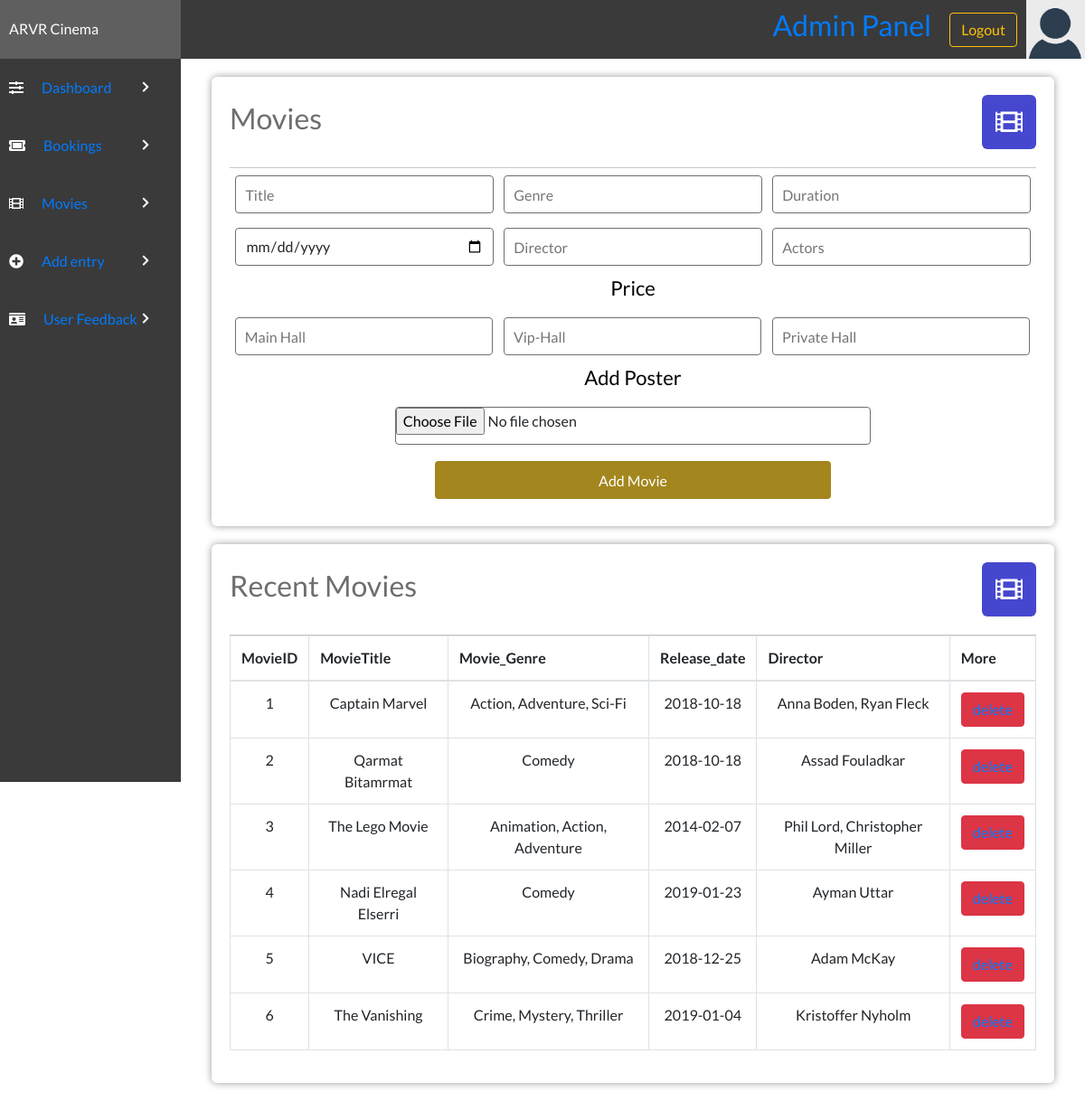
/admin/addmovie.php (signed in), run on the app's committed database.
### tables this page shows
CREATE TABLE `movietable` (
  `movieID` int(11) NOT NULL,
  `movieImg` varchar(150) NOT NULL,
  `movieTitle` varchar(100) NOT NULL,
  `movieGenre` varchar(50) NOT NULL,
  `movieDuration` int(11) NOT NULL,
  `movieRelDate` date NOT NULL,
  `movieDirector` varchar(50) NOT NULL,
  `movieActors` varchar(150) NOT NULL,
  `mainhall` int(11) NOT NULL,
  `viphall` int(11) NOT NULL,
  `privatehall` int(11) NOT NULL
);

### admin/addmovie.php (the view, shortened to what this page needs)
<!DOCTYPE html>
<html lang="en">
<head>
    <link rel="stylesheet" href="../style/styles.css">
    <link rel="stylesheet" href="https://use.fontawesome.com/releases/v5.7.2/css/all.css">
    <link rel="stylesheet" href="https://maxcdn.bootstrapcdn.com/bootstrap/4.0.0/css/bootstrap.min.css">
    <link rel="stylesheet" href="https://cdn.datatables.net/1.10.22/css/dataTables.bootstrap4.min.css">
    <link rel="stylesheet" href="https://maxcdn.bootstrapcdn.com/bootstrap/4.0.0/css/bootstrap.min.css">
</head>
<body>
    <?php include('header.php'); ?>
    <div class="admin-container">
        <?php include('sidebar.php'); ?>
        <div class="admin-section admin-section2">
            <div class="admin-section-column">
                <div class="admin-section-panel admin-section-panel2">
                    <div class="admin-panel-section-header">
                        <h2>Movies</h2>
                        <i class="fas fa-film" style="background-color: #4547cf"></i>
                    </div>
                    <form action="" method="POST">
                        <input placeholder="Title" type="text" name="movieTitle" required>
                        <input placeholder="Genre" type="text" name="movieGenre" required>
                        <input placeholder="Duration" type="number" name="movieDuration" required>
                        <input placeholder="Release Date" type="date" name="movieRelDate" required>
                        <input placeholder="Director" type="text" name="movieDirector" required>
                        <input placeholder="Actors" type="text" name="movieActors" required>
                        <label>Price</label>
                        <input placeholder="Main Hall" type="text" name="mainhall" required><br />
                        <input placeholder="Vip-Hall" type="text" name="viphall" required><br />
                        <input placeholder="Private Hall" type="text" name="privatehall" required><br />
                        <br>
                        <label>Add Poster</label>
                        <input type="file" name="movieImg" accept="image/*">
                        <button type="submit" value="submit" name="submit" class="form-btn">Add Movie</button>
                    </form>
                </div>
                <div class="admin-section-panel admin-section-panel2">
                    <div class="admin-panel-section-header">
                        <h2>Recent Movies</h2>
                        <i class="fas fa-film" style="background-color: #4547cf"></i>
                    </div>
                    <table class="table table-bordered" id="dataTable" width="100%" cellspacing="0">
                        <tr>
                            <th>MovieID</th>
                            <th>MovieTitle</th>
                            <th>Movie_Genre</th>
                            <th>Release_date</th>
                            <th>Director</th>
                            <th>More</th>
                        </tr>
                        <tbody>
                            <?php
                            $host = "localhost";
                            $user = "root";
                            $password = "";
                            $dbname = "cinema_db";
                            $con = mysqli_connect($host, $user, $password, $dbname);
                            $select = "SELECT * FROM `movietable`";
                            $run = mysqli_query($con, $select);
                            while ($row = mysqli_fetch_array($run)) {
                                $ID = $row['movieID'];
                                $title = $row['movieTitle'];
                                $genere = $row['movieGenre'];
                                $releasedate = $row['movieRelDate'];
                                $movieactor = $row['movieDirector'];
                            ?>
                                <tr align="center">
                                    <td><?php echo $ID; ?></td>
                                    <td><?php echo $title; ?></td>
                                    <td><?php echo $genere; ?></td>
                                    <td><?php echo $releasedate; ?></td>
                                    <td><?php echo $movieactor; ?></td>
                                    <td><button value="Book Now!" type="submit" onclick="" type="button" class="btn btn-danger"><?php echo  "<a href='deletemovie.php?id=" . $row['movieID'] . "'>delete</a>"; ?></button></td>
                                </tr>
                            <?php }
                            ?>
                        </tbody>
                    </table>
                </div>
            </div>
        </div>
    </div>
</body>
</html>

### style/styles.css (style rules this page uses)
* { margin: 0; padding: 0; box-sizing: border-box; font-family: "Lato", sans-serif; text-decoration: none; color: unset; }
.admin-container { display: grid; grid-template-columns: 1fr 5fr; }
.admin-section2 { display: flex; flex-wrap: wrap; padding: 0 4px; }
.admin-section-column { flex: 100%; max-width: 100%; padding: 0 30px; }
.admin-section-panel { width: 100%; vertical-align: middle; background-color: #fff; -webkit-border-radius: 6px; -moz-border-radius: 6px; border-radius: 6px; -webkit-box-shadow: 0px 0px 9px 0px rgba(0, 0, 0, 0.4); -moz-box-shadow: 0px 0px 9px 0px rgba(0, 0, 0, 0.4); box-shadow: 0px 0px 9px 0px rgba(0, 0, 0, 0.4); padding: 20px; margin: 20px 0; }
.admin-panel-section-header { display: flex; align-items: center; justify-content: flex-start; padding-bottom: 20px; border-bottom: #c7c7c7 1px solid; }
.admin-panel-section-header > h2 { color: #6e6e6e; }
.admin-panel-section-header > i { text-align: center; font-size: 30px; color: white; height: 60px; width: 60px; border-radius: 10%; line-height: 60px; transition: all 0.5s ease; margin-left: auto; cursor: pointer; }
.admin-section-panel2 form { display: flex; justify-content: space-evenly; flex-wrap: wrap; align-items: left; }
.admin-section-panel2 form input { border-radius: 4px; border: 1px solid #6e6e6e; padding: 10px; width: 32%; height: 42px; margin: 8px 5px; }
.admin-section-panel2 form input[type="file"] { width: 59%; padding: 0; }
.admin-section-panel2 form button { border-radius: 4px; border: none; padding: 10px; margin: 10px 32px; width: 49%; text-align: center; background-color: #a3861e; color: #fff; transition: all 0.7s ease; cursor: pointer; height: 42px; }
.admin-section-panel2 form label { border: none; margin-left: 0; padding: 0px; font-size: 22px; width: 75%; text-align: center; color: #000; }

### data on the page
movietable: movieID "1", movieTitle "Captain Marvel", movieGenre "Action, Adventure, Sci-Fi", movieRelDate "2018-10-18", movieDirector "Anna Boden, Ryan Fleck"
movietable: movieID "2", movieTitle "Qarmat Bitamrmat", movieGenre "Comedy", movieRelDate "2018-10-18", movieDirector "Assad Fouladkar"
movietable: movieID "3", movieTitle "The Lego Movie", movieGenre "Animation, Action, Adventure", movieRelDate "2014-02-07", movieDirector "Phil Lord, Christopher Miller"
movietable: movieID "4", movieTitle "Nadi Elregal Elserri", movieGenre "Comedy", movieRelDate "2019-01-23", movieDirector "Ayman Uttar"
movietable: movieID "5", movieTitle "VICE", movieGenre "Biography, Comedy, Drama", movieRelDate "2018-12-25", movieDirector "Adam McKay"
movietable: movieID "6", movieTitle "The Vanishing", movieGenre "Crime, Mystery, Thriller", movieRelDate "2019-01-04", movieDirector "Kristoffer Nyholm"
